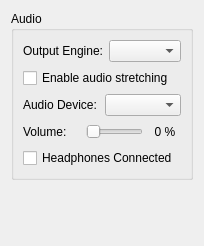
<?xml version="1.0" encoding="UTF-8"?>
<ui version="4.0">
 <class>ConfigureAudio</class>
 <widget class="QWidget" name="ConfigureAudio">
  <property name="geometry">
   <rect>
    <x>0</x>
    <y>0</y>
    <width>188</width>
    <height>246</height>
   </rect>
  </property>
  <layout class="QVBoxLayout">
   <item>
    <widget class="QGroupBox" name="groupBox">
     <property name="title">
      <string>Audio</string>
     </property>
     <layout class="QVBoxLayout">
      <item>
       <layout class="QHBoxLayout">
        <item>
         <widget class="QLabel" name="output_sink_label">
          <property name="text">
           <string>Output Engine:</string>
          </property>
         </widget>
        </item>
        <item>
         <widget class="QComboBox" name="output_sink_combo_box"/>
        </item>
       </layout>
      </item>
      <item>
       <widget class="QCheckBox" name="toggle_audio_stretching">
        <property name="toolTip">
         <string>This post-processing effect adjusts audio speed to match emulation speed and helps prevent audio stutter. This however increases audio latency.</string>
        </property>
        <property name="text">
         <string>Enable audio stretching</string>
        </property>
       </widget>
      </item>
      <item>
       <layout class="QHBoxLayout">
        <item>
         <widget class="QLabel" name="audio_device_label">
          <property name="text">
           <string>Audio Device:</string>
          </property>
         </widget>
        </item>
        <item>
         <widget class="QComboBox" name="audio_device_combo_box"/>
        </item>
       </layout>
      </item>
      <item>
       <layout class="QHBoxLayout" name="horizontalLayout_2">
        <property name="topMargin">
         <number>0</number>
        </property>
        <item>
         <widget class="QLabel" name="volume_label">
          <property name="text">
           <string>Volume:</string>
          </property>
         </widget>
        </item>
        <item>
         <spacer name="horizontalSpacer">
          <property name="orientation">
           <enum>Qt::Horizontal</enum>
          </property>
          <property name="sizeHint" stdset="0">
           <size>
            <width>40</width>
            <height>20</height>
           </size>
          </property>
         </spacer>
        </item>
        <item>
         <widget class="QSlider" name="volume_slider">
          <property name="sizePolicy">
           <sizepolicy hsizetype="Expanding" vsizetype="Fixed">
            <horstretch>0</horstretch>
            <verstretch>0</verstretch>
           </sizepolicy>
          </property>
          <property name="maximum">
           <number>100</number>
          </property>
          <property name="pageStep">
           <number>10</number>
          </property>
          <property name="orientation">
           <enum>Qt::Horizontal</enum>
          </property>
         </widget>
        </item>
        <item>
         <widget class="QLabel" name="volume_indicator">
          <property name="minimumSize">
           <size>
            <width>32</width>
            <height>0</height>
           </size>
          </property>
          <property name="text">
           <string>0 %</string>
          </property>
          <property name="alignment">
           <set>Qt::AlignCenter</set>
          </property>
         </widget>
        </item>
       </layout>
      </item>
      <item>
       <widget class="QCheckBox" name="headphones_connected">
        <property name="text">
         <string>Headphones Connected</string>
        </property>
       </widget>
      </item>
     </layout>
    </widget>
   </item>
   <item>
    <spacer>
     <property name="orientation">
      <enum>Qt::Vertical</enum>
     </property>
     <property name="sizeHint" stdset="0">
      <size>
       <width>167</width>
       <height>55</height>
      </size>
     </property>
    </spacer>
   </item>
  </layout>
 </widget>
 <resources/>
 <connections/>
</ui>
